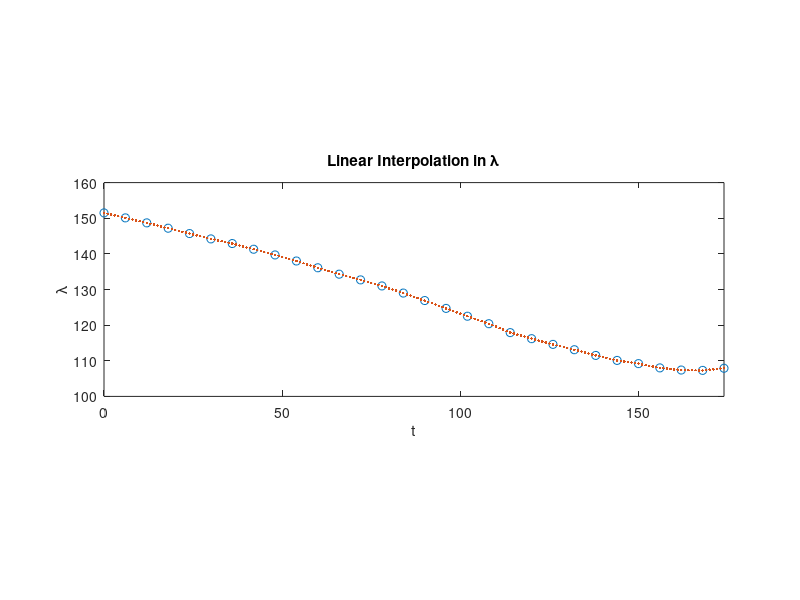
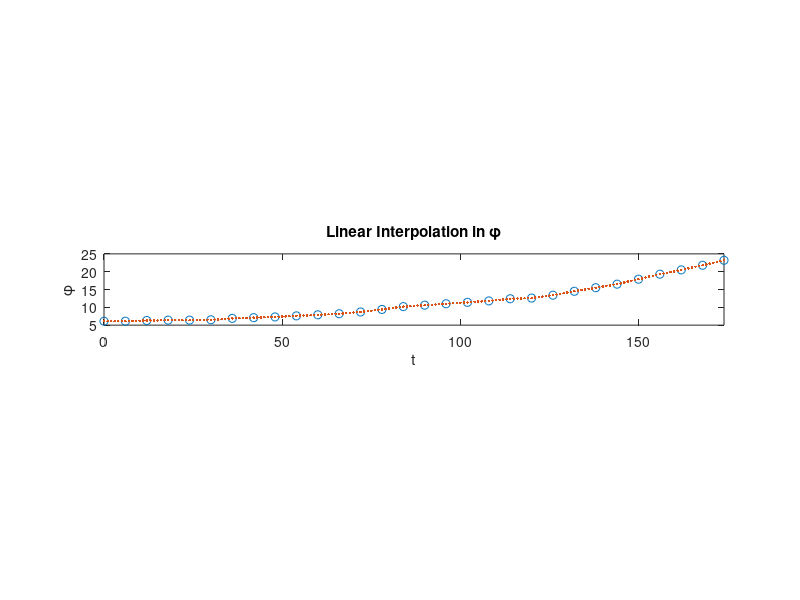
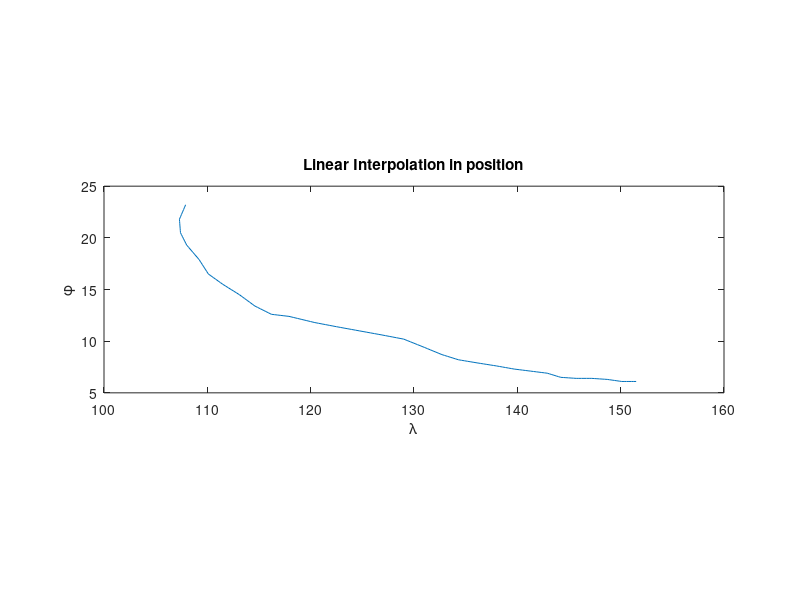

The MATLAB script that drew these images, in order:
%given time, intervals of 6 hours
t = 0:6:174;
%given latitudes
phi = [6.1, 6.1, 6.3, 6.4, 6.4, 6.5, 6.9, 7.1, 7.3, 7.6, 7.9, 8.2, 8.7, 9.4, 10.2, 10.6, 11.0, 11.4, 11.8, 12.4, 12.6, 13.4, 14.5, 15.5, 16.5, 17.9, 19.3, 20.5, 21.8, 23.2];
%given longitudes
lambda = [151.5, 150.1, 148.7, 147.2, 145.7, 144.2, 142.9, 141.3, 139.7, 138.0, 136.1, 134.3, 132.7, 131.0, 129.0, 126.9, 124.7, 122.5, 120.4, 117.9, 116.2, 114.6, 113.1, 111.5, 110.1, 109.2, 108.0, 107.4, 107.3, 107.9];
%timesteps where we want to interpolate
query = 0:1:174;

%linear interpolation function for lambda
i_lambda = interp1(t,lambda,query);

%plot original and interpolated values of lambda
figure;
plot(t,lambda,'o',query,i_lambda,':.');
xlim([0 174]);
xlabel('t');
ylabel('\lambda');
title('Linear Interpolation in \lambda');
daspect([1 1 1]);

%linear interpolation function for phi
i_phi = interp1(t,phi,query);

%plot original and interpolated values of phi
figure;
plot(t,phi,'o',query,i_phi,':.');
xlim([0 174]);
xlabel('t');
ylabel('\phi');
title('Linear Interpolation in \phi');
daspect([1 1 1]);

%now, plot lambda vs. phi for position
figure;
plot(i_lambda,i_phi,'-');
xlabel('\lambda');
ylabel('\phi');
title('Linear Interpolation in position');
daspect([1 1 1]);
labels = cellfun(@num2str, num2cell(query), 'UniformOutput', false);
%text(i_lambda,i_phi,labels,'VerticalAlignment','top', 'HorizontalAlignment','left','FontName','normal','FontSize',8,'Rotation',75,'FontWeight','normal');
